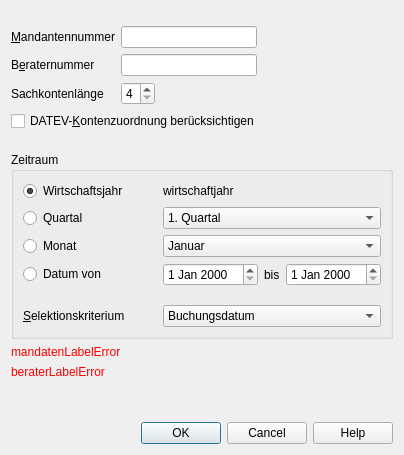
<?xml version="1.0" encoding="UTF-8"?>
<ui version="4.0">
 <class>DatevExportDialog</class>
 <widget class="QDialog" name="DatevExportDialog">
  <property name="geometry">
   <rect>
    <x>0</x>
    <y>0</y>
    <width>404</width>
    <height>455</height>
   </rect>
  </property>
  <property name="windowTitle">
   <string notr="true">DATEV Export</string>
  </property>
  <layout class="QVBoxLayout" name="verticalLayout_2">
   <item>
    <spacer name="verticalSpacer_5">
     <property name="orientation">
      <enum>Qt::Orientation::Vertical</enum>
     </property>
     <property name="sizeType">
      <enum>QSizePolicy::Policy::Fixed</enum>
     </property>
     <property name="sizeHint" stdset="0">
      <size>
       <width>20</width>
       <height>15</height>
      </size>
     </property>
    </spacer>
   </item>
   <item>
    <layout class="QGridLayout" name="gridLayout">
     <item row="0" column="0">
      <widget class="QLabel" name="mandantenLabelText">
       <property name="text">
        <string notr="true">&amp;Mandantennummer</string>
       </property>
       <property name="buddy">
        <cstring>mandantenLineEdit</cstring>
       </property>
      </widget>
     </item>
     <item row="0" column="1">
      <widget class="QLineEdit" name="mandantenLineEdit">
       <property name="toolTip">
        <string>max. 5-stellige Nummer (1 – 99999)</string>
       </property>
      </widget>
     </item>
     <item row="0" column="2">
      <spacer name="horizontalSpacer_6">
       <property name="orientation">
        <enum>Qt::Orientation::Horizontal</enum>
       </property>
       <property name="sizeHint" stdset="0">
        <size>
         <width>40</width>
         <height>20</height>
        </size>
       </property>
      </spacer>
     </item>
     <item row="1" column="0">
      <widget class="QLabel" name="beraterLabelText">
       <property name="text">
        <string notr="true">B&amp;eraternummer</string>
       </property>
       <property name="buddy">
        <cstring>beraterLineEdit</cstring>
       </property>
      </widget>
     </item>
     <item row="1" column="1">
      <widget class="QLineEdit" name="beraterLineEdit">
       <property name="toolTip">
        <string>max. 7-stellige Nummer (1000 – 9999999)</string>
       </property>
      </widget>
     </item>
     <item row="1" column="2">
      <spacer name="horizontalSpacer_7">
       <property name="orientation">
        <enum>Qt::Orientation::Horizontal</enum>
       </property>
       <property name="sizeHint" stdset="0">
        <size>
         <width>40</width>
         <height>20</height>
        </size>
       </property>
      </spacer>
     </item>
     <item row="2" column="0">
      <widget class="QLabel" name="sachKontenLaengeLabelText">
       <property name="text">
        <string notr="true">Sachkontenlänge</string>
       </property>
       <property name="buddy">
        <cstring>sachKontenLaenge</cstring>
       </property>
      </widget>
     </item>
     <item row="2" column="1">
      <layout class="QHBoxLayout" name="horizontalLayout_2">
       <item>
        <widget class="QSpinBox" name="sachKontenLaengeSpinBox">
         <property name="minimum">
          <number>4</number>
         </property>
         <property name="maximum">
          <number>8</number>
         </property>
        </widget>
       </item>
       <item>
        <spacer name="horizontalSpacer_10">
         <property name="orientation">
          <enum>Qt::Orientation::Horizontal</enum>
         </property>
         <property name="sizeHint" stdset="0">
          <size>
           <width>40</width>
           <height>20</height>
          </size>
         </property>
        </spacer>
       </item>
      </layout>
     </item>
     <item row="2" column="2">
      <spacer name="horizontalSpacer_8">
       <property name="orientation">
        <enum>Qt::Orientation::Horizontal</enum>
       </property>
       <property name="sizeHint" stdset="0">
        <size>
         <width>40</width>
         <height>20</height>
        </size>
       </property>
      </spacer>
     </item>
    </layout>
   </item>
   <item>
    <widget class="QCheckBox" name="kontenzuordnungCheckBox">
     <property name="text">
      <string notr="true">DATEV-&amp;Kontenzuordnung berücksichtigen</string>
     </property>
    </widget>
   </item>
   <item>
    <spacer name="verticalSpacer_2">
     <property name="orientation">
      <enum>Qt::Orientation::Vertical</enum>
     </property>
     <property name="sizeType">
      <enum>QSizePolicy::Policy::Fixed</enum>
     </property>
     <property name="sizeHint" stdset="0">
      <size>
       <width>20</width>
       <height>15</height>
      </size>
     </property>
    </spacer>
   </item>
   <item>
    <widget class="QGroupBox" name="zeitraumGroupBox">
     <property name="title">
      <string notr="true">Zeitraum</string>
     </property>
     <layout class="QVBoxLayout" name="verticalLayout">
      <item>
       <layout class="QGridLayout" name="gridLayout_2">
        <item row="0" column="0">
         <widget class="QRadioButton" name="wirtschaftsjahrRadioButton">
          <property name="text">
           <string notr="true">Wirtschaftsjahr</string>
          </property>
          <property name="checked">
           <bool>true</bool>
          </property>
         </widget>
        </item>
        <item row="0" column="1">
         <spacer name="horizontalSpacer_5">
          <property name="orientation">
           <enum>Qt::Orientation::Horizontal</enum>
          </property>
          <property name="sizeHint" stdset="0">
           <size>
            <width>40</width>
            <height>20</height>
           </size>
          </property>
         </spacer>
        </item>
        <item row="1" column="0">
         <widget class="QRadioButton" name="quartalRadioButton">
          <property name="text">
           <string notr="true">Quartal</string>
          </property>
         </widget>
        </item>
        <item row="1" column="1">
         <spacer name="horizontalSpacer_4">
          <property name="orientation">
           <enum>Qt::Orientation::Horizontal</enum>
          </property>
          <property name="sizeHint" stdset="0">
           <size>
            <width>40</width>
            <height>20</height>
           </size>
          </property>
         </spacer>
        </item>
        <item row="1" column="2">
         <widget class="QComboBox" name="quartalComboBox">
          <property name="minimumSize">
           <size>
            <width>110</width>
            <height>0</height>
           </size>
          </property>
          <item>
           <property name="text">
            <string notr="true">1. Quartal</string>
           </property>
          </item>
          <item>
           <property name="text">
            <string notr="true">2. Quartal</string>
           </property>
          </item>
          <item>
           <property name="text">
            <string notr="true">3. Quartal</string>
           </property>
          </item>
          <item>
           <property name="text">
            <string notr="true">4. Quartal</string>
           </property>
          </item>
         </widget>
        </item>
        <item row="2" column="0">
         <widget class="QRadioButton" name="monatRadioButton">
          <property name="minimumSize">
           <size>
            <width>100</width>
            <height>0</height>
           </size>
          </property>
          <property name="text">
           <string notr="true">Monat</string>
          </property>
         </widget>
        </item>
        <item row="2" column="1">
         <spacer name="horizontalSpacer">
          <property name="orientation">
           <enum>Qt::Orientation::Horizontal</enum>
          </property>
          <property name="sizeHint" stdset="0">
           <size>
            <width>40</width>
            <height>20</height>
           </size>
          </property>
         </spacer>
        </item>
        <item row="2" column="2">
         <widget class="QComboBox" name="monatComboBox">
          <property name="minimumSize">
           <size>
            <width>110</width>
            <height>0</height>
           </size>
          </property>
          <item>
           <property name="text">
            <string notr="true">Januar</string>
           </property>
          </item>
          <item>
           <property name="text">
            <string notr="true">Februar</string>
           </property>
          </item>
          <item>
           <property name="text">
            <string notr="true">März</string>
           </property>
          </item>
          <item>
           <property name="text">
            <string notr="true">April</string>
           </property>
          </item>
          <item>
           <property name="text">
            <string notr="true">Mai</string>
           </property>
          </item>
          <item>
           <property name="text">
            <string notr="true">Juni</string>
           </property>
          </item>
          <item>
           <property name="text">
            <string notr="true">Juli</string>
           </property>
          </item>
          <item>
           <property name="text">
            <string notr="true">August</string>
           </property>
          </item>
          <item>
           <property name="text">
            <string notr="true">September</string>
           </property>
          </item>
          <item>
           <property name="text">
            <string notr="true">Oktober</string>
           </property>
          </item>
          <item>
           <property name="text">
            <string notr="true">November</string>
           </property>
          </item>
          <item>
           <property name="text">
            <string notr="true">Dezember</string>
           </property>
          </item>
         </widget>
        </item>
        <item row="3" column="0">
         <widget class="QRadioButton" name="datumRadioButton">
          <property name="text">
           <string notr="true">Datum von</string>
          </property>
         </widget>
        </item>
        <item row="3" column="1">
         <spacer name="horizontalSpacer_3">
          <property name="orientation">
           <enum>Qt::Orientation::Horizontal</enum>
          </property>
          <property name="sizeHint" stdset="0">
           <size>
            <width>40</width>
            <height>20</height>
           </size>
          </property>
         </spacer>
        </item>
        <item row="3" column="2">
         <layout class="QHBoxLayout" name="horizontalLayout">
          <item>
           <widget class="QDateEdit" name="vonDateEdit"/>
          </item>
          <item>
           <widget class="QLabel" name="bisLabelText">
            <property name="text">
             <string notr="true">bis</string>
            </property>
           </widget>
          </item>
          <item>
           <widget class="QDateEdit" name="bisDateEdit"/>
          </item>
         </layout>
        </item>
        <item row="4" column="0">
         <spacer name="verticalSpacer_4">
          <property name="orientation">
           <enum>Qt::Orientation::Vertical</enum>
          </property>
          <property name="sizeType">
           <enum>QSizePolicy::Policy::Fixed</enum>
          </property>
          <property name="sizeHint" stdset="0">
           <size>
            <width>17</width>
            <height>13</height>
           </size>
          </property>
         </spacer>
        </item>
        <item row="5" column="0">
         <widget class="QLabel" name="selektionskriteriumLabelText">
          <property name="minimumSize">
           <size>
            <width>100</width>
            <height>0</height>
           </size>
          </property>
          <property name="text">
           <string notr="true">&amp;Selektionskriterium</string>
          </property>
          <property name="buddy">
           <cstring>selektionskriteriumComboBox</cstring>
          </property>
         </widget>
        </item>
        <item row="5" column="1">
         <spacer name="horizontalSpacer_2">
          <property name="orientation">
           <enum>Qt::Orientation::Horizontal</enum>
          </property>
          <property name="sizeHint" stdset="0">
           <size>
            <width>40</width>
            <height>20</height>
           </size>
          </property>
         </spacer>
        </item>
        <item row="5" column="2">
         <widget class="QComboBox" name="selektionskriteriumComboBox">
          <property name="minimumSize">
           <size>
            <width>110</width>
            <height>0</height>
           </size>
          </property>
          <property name="currentIndex">
           <number>0</number>
          </property>
          <item>
           <property name="text">
            <string notr="true">Buchungsdatum</string>
           </property>
          </item>
          <item>
           <property name="text">
            <string notr="true">Belegdatum</string>
           </property>
          </item>
         </widget>
        </item>
        <item row="0" column="2">
         <widget class="QLabel" name="wirtschaftsjahrLabel">
          <property name="text">
           <string notr="true">wirtschaftjahr</string>
          </property>
         </widget>
        </item>
       </layout>
      </item>
     </layout>
    </widget>
   </item>
   <item>
    <widget class="QLabel" name="mandantenLabelError">
     <property name="sizePolicy">
      <sizepolicy hsizetype="Expanding" vsizetype="Preferred">
       <horstretch>0</horstretch>
       <verstretch>0</verstretch>
      </sizepolicy>
     </property>
     <property name="palette">
      <palette>
       <active>
        <colorrole role="WindowText">
         <brush brushstyle="SolidPattern">
          <color alpha="255">
           <red>255</red>
           <green>0</green>
           <blue>0</blue>
          </color>
         </brush>
        </colorrole>
       </active>
       <inactive>
        <colorrole role="WindowText">
         <brush brushstyle="SolidPattern">
          <color alpha="255">
           <red>255</red>
           <green>0</green>
           <blue>0</blue>
          </color>
         </brush>
        </colorrole>
       </inactive>
       <disabled>
        <colorrole role="WindowText">
         <brush brushstyle="SolidPattern">
          <color alpha="255">
           <red>120</red>
           <green>120</green>
           <blue>120</blue>
          </color>
         </brush>
        </colorrole>
       </disabled>
      </palette>
     </property>
     <property name="text">
      <string notr="true">mandatenLabelError</string>
     </property>
    </widget>
   </item>
   <item>
    <widget class="QLabel" name="beraterLabelError">
     <property name="sizePolicy">
      <sizepolicy hsizetype="Expanding" vsizetype="Preferred">
       <horstretch>0</horstretch>
       <verstretch>0</verstretch>
      </sizepolicy>
     </property>
     <property name="palette">
      <palette>
       <active>
        <colorrole role="WindowText">
         <brush brushstyle="SolidPattern">
          <color alpha="255">
           <red>255</red>
           <green>0</green>
           <blue>0</blue>
          </color>
         </brush>
        </colorrole>
       </active>
       <inactive>
        <colorrole role="WindowText">
         <brush brushstyle="SolidPattern">
          <color alpha="255">
           <red>255</red>
           <green>0</green>
           <blue>0</blue>
          </color>
         </brush>
        </colorrole>
       </inactive>
       <disabled>
        <colorrole role="WindowText">
         <brush brushstyle="SolidPattern">
          <color alpha="255">
           <red>120</red>
           <green>120</green>
           <blue>120</blue>
          </color>
         </brush>
        </colorrole>
       </disabled>
      </palette>
     </property>
     <property name="text">
      <string notr="true">beraterLabelError</string>
     </property>
    </widget>
   </item>
   <item>
    <spacer name="verticalSpacer">
     <property name="orientation">
      <enum>Qt::Orientation::Vertical</enum>
     </property>
     <property name="sizeHint" stdset="0">
      <size>
       <width>20</width>
       <height>58</height>
      </size>
     </property>
    </spacer>
   </item>
   <item>
    <widget class="QDialogButtonBox" name="buttonBox">
     <property name="standardButtons">
      <set>QDialogButtonBox::Cancel|QDialogButtonBox::Help|QDialogButtonBox::Ok</set>
     </property>
    </widget>
   </item>
  </layout>
 </widget>
 <tabstops>
  <tabstop>mandantenLineEdit</tabstop>
  <tabstop>beraterLineEdit</tabstop>
  <tabstop>sachKontenLaengeSpinBox</tabstop>
  <tabstop>kontenzuordnungCheckBox</tabstop>
  <tabstop>wirtschaftsjahrRadioButton</tabstop>
  <tabstop>quartalRadioButton</tabstop>
  <tabstop>quartalComboBox</tabstop>
  <tabstop>monatRadioButton</tabstop>
  <tabstop>monatComboBox</tabstop>
  <tabstop>datumRadioButton</tabstop>
  <tabstop>vonDateEdit</tabstop>
  <tabstop>bisDateEdit</tabstop>
  <tabstop>selektionskriteriumComboBox</tabstop>
 </tabstops>
 <resources/>
 <connections>
  <connection>
   <sender>buttonBox</sender>
   <signal>rejected()</signal>
   <receiver>DatevExportDialog</receiver>
   <slot>reject()</slot>
   <hints>
    <hint type="sourcelabel">
     <x>254</x>
     <y>387</y>
    </hint>
    <hint type="destinationlabel">
     <x>204</x>
     <y>308</y>
    </hint>
   </hints>
  </connection>
 </connections>
 <slots>
  <slot>checkdata()</slot>
 </slots>
</ui>
